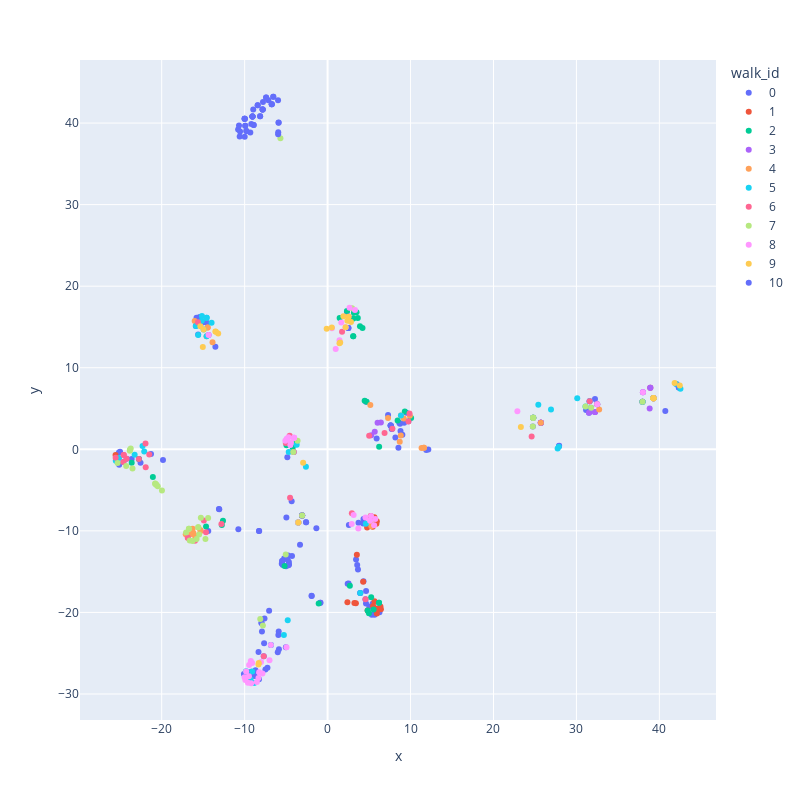

Notebook code for this chart:
### Code cell
import plotly.express as px

fig = px.scatter(df, x='x', y='y', color='walk_id', hover_data=['best_topic_id'], width=800, height=800)
fig.show()

### Figure 1 — Plotly figure (JSON) as saved in the notebook; plotly's stock layout.template omitted (floating-point values rounded to 4 significant figures; data arrays with more than 128 entries replaced by an {"elided": "..."} marker saying what was removed)
{"data": [{"customdata": {"elided": "133x1 int values"}, "hovertemplate": "walk_id=0<br>x=%{x}<br>y=%{y}<br>best_topic_id=%{customdata[0]}<extra></extra>", "legendgroup": "0", "marker": {"color": "#636efa", "symbol": "circle"}, "mode": "markers", "name": "0", "orientation": "v", "showlegend": true, "x": {"elided": "133 float values"}, "xaxis": "x", "y": {"elided": "133 float values"}, "yaxis": "y", "type": "scatter"}, {"customdata": [[11], [11], [11], [4], [4], [11], [7], [4], [11], [11], [11], [4], [4], [4], [4], [4], [7], [7], [4], [4], [0], [4]], "hovertemplate": "walk_id=1<br>x=%{x}<br>y=%{y}<br>best_topic_id=%{customdata[0]}<extra></extra>", "legendgroup": "1", "marker": {"color": "#EF553B", "symbol": "circle"}, "mode": "markers", "name": "1", "orientation": "v", "showlegend": true, "x": [5.935, 5.437, 3.528, 3.412, 3.232, 5.884, 25.71, 4.824, 4.768, 5.638, 5.203, 5.483, 4.288, 6.427, 6.372, 5.942, 38.91, 37.97, 5.855, 5.657, -25.56, 2.39], "xaxis": "x", "y": [-8.809, -9.482, -12.92, -18.87, -18.83, -9.115, 3.266, -19.77, -9.577, -8.332, -8.166, -19.23, -16.25, -19.6, -19.26, -20.14, 7.546, 5.822, -19.51, -18.63, -0.6896, -18.74], "yaxis": "y", "type": "scatter"}, {"customdata": [[5], [0], [10], [2], [5], [5], [1], [5], [4], [5], [8], [10], [5], [4], [4], [1], [5], [8], [1], [4], [5], [5], [5], [0], [8], [7], [5], [5], [0], [7], [7], [3], [4], [10], [5], [10], [4], [4]], "hovertemplate": "walk_id=2<br>x=%{x}<br>y=%{y}<br>best_topic_id=%{customdata[0]}<extra></extra>", "legendgroup": "2", "marker": {"color": "#00cc96", "symbol": "circle"}, "mode": "markers", "name": "2", "orientation": "v", "showlegend": true, "x": [4.21, -21.07, 10.07, -1.073, 1.454, 4.706, -3.789, 3.079, 5.55, 3.642, -14.65, 6.215, 3.904, 6.199, 6.199, -4.95, 3.079, -12.75, -4.205, 2.686, 3.092, 4.469, 2.337, -23.62, -12.61, 24.79, 3.169, 3.484, -22.75, 37.97, 24.79, -5.186, 5.253, 8.443, 3.092, 9.312, 4.986, 4.824], "xaxis": "x", "y": [14.87, -3.383, 3.852, -18.9, 16.11, 5.826, 0.8116, 16.02, -19.63, 16.09, -9.465, 0.2986, 15.08, -18.81, -18.81, 0.4846, 16.02, -9.296, 0.2331, -16.74, 13.85, 5.952, 16.97, -1.645, -8.776, 3.876, 16.74, 16.81, -1.181, 5.822, 3.876, -14.31, -18.15, 3.524, 13.85, 4.622, -20.09, -19.77], "yaxis": "y", "type": "scatter"}, {"customdata": [[7], [7], [7], [7], [7], [7], [7], [7], [7], [7], [7], [7], [7], [7], [7], [7], [7], [7], [7], [7], [7], [7], [7], [10], [10], [10], [10], [7], [7], [7], [7], [7], [7], [7], [7]], "hovertemplate": "walk_id=3<br>x=%{x}<br>y=%{y}<br>best_topic_id=%{customdata[0]}<extra></extra>", "legendgroup": "3", "marker": {"color": "#ab63fa", "symbol": "circle"}, "mode": "markers", "name": "3", "orientation": "v", "showlegend": true, "x": [25.71, 32.24, 37.97, 39.29, 39.29, 38.02, 24.79, 39.29, 25.71, 39.29, 24.79, 25.71, 38.83, 31.52, 39.29, 32.24, 39.29, 39.29, 39.29, 32.24, 25.71, 39.29, 25.71, 6.424, 6.026, 5.262, 5.686, 24.79, 31.59, 32.51, 31.59, 38.02, 38.91, 38.91, 39.29], "xaxis": "x", "y": [3.266, 4.563, 5.822, 6.245, 6.245, 6.989, 3.876, 6.245, 3.266, 6.245, 3.876, 3.266, 4.994, 4.478, 6.245, 4.563, 6.245, 6.245, 6.245, 4.563, 3.266, 6.245, 3.266, 3.279, 3.264, 1.708, 2.162, 3.876, 5.882, 5.517, 5.882, 6.989, 7.546, 7.546, 6.245], "yaxis": "y", "type": "scatter"}, {"customdata": [[7], [10], [8], [8], [7], [8], [8], [8], [0], [8], [8], [9], [9], [9], [9], [10], [10], [10], [11], [9], [10], [11], [10], [10], [10], [10], [7], [10]], "hovertemplate": "walk_id=4<br>x=%{x}<br>y=%{y}<br>best_topic_id=%{customdata[0]}<extra></extra>", "legendgroup": "4", "marker": {"color": "#FFA15A", "symbol": "circle"}, "mode": "markers", "name": "4", "orientation": "v", "showlegend": true, "x": [32.74, 5.155, -16.18, -16.27, 39.29, -16.39, -17.1, -15.98, -3.531, -15.35, -15.29, -13.87, -14.59, -14.46, -14.46, 8.844, 9.187, 8.699, 5.163, -16.02, 7.29, 5.277, 8.823, 11.33, 11.62, 11.62, 25.71, 9.917], "xaxis": "x", "y": [4.879, 5.419, -10.27, -9.729, 6.245, -10.38, -10.43, -10.62, -8.974, -9.901, -10.03, 13.14, 13.85, 14.93, 14.93, 4.142, 3.785, 0.9407, -8.829, 15.73, 3.833, -9.42, 1.683, 0.1709, 0.2044, 0.2044, 3.266, 4.1], "yaxis": "y", "type": "scatter"}, {"customdata": [[7], [7], [7], [7], [11], [2], [7], [9], [9], [9], [9], [2], [9], [9], [9], [2], [7], [7], [7], [7], [7], [9], [0], [7], [1], [4], [11], [0], [0], [0], [2], [2], [9], [2], [1], [0], [2], [10], [0], [7], [0]], "hovertemplate": "walk_id=5<br>x=%{x}<br>y=%{y}<br>best_topic_id=%{customdata[0]}<extra></extra>", "legendgroup": "5", "marker": {"color": "#19d3f3", "symbol": "circle"}, "mode": "markers", "name": "5", "orientation": "v", "showlegend": true, "x": [41.98, 32.51, 37.97, 24.79, 4.613, -5.267, 27.73, -15.88, -14.58, -15.15, -15.16, -9.086, -15.6, -14.58, -14.95, -6.833, 25.41, 26.94, 42.54, 27.88, 30.1, -14.58, -3.531, 31.59, -3.727, 3.937, -2.611, -22.31, -25.14, -23.26, -9.295, -9.829, -13.99, -8.848, -4.686, -3.068, -4.807, 8.844, -22.11, 31.09, -25.54], "xaxis": "x", "y": [8.036, 5.517, 5.822, 3.876, -9.117, -22.77, 0.1042, 15.13, 16.12, 16.34, 15.76, -27.25, 14.03, 16.12, 14.68, -24.0, 5.472, 4.876, 7.437, 0.3221, 6.246, 13.86, -8.974, 5.882, 0.5456, -17.62, -2.131, 0.3897, -1.053, -0.6816, -28.18, -27.2, 15.52, -28.66, -0.336, -8.129, -20.97, 4.142, -0.2774, 5.259, -1.389], "yaxis": "y", "type": "scatter"}, {"customdata": [[7], [7], [0], [0], [0], [7], [11], [8], [8], [1], [10], [0], [8], [2], [8], [5], [4], [5], [7], [8], [8], [10], [10], [0], [0], [0], [1], [9], [0], [0], [0], [10], [10], [1]], "hovertemplate": "walk_id=6<br>x=%{x}<br>y=%{y}<br>best_topic_id=%{customdata[0]}<extra></extra>", "legendgroup": "6", "marker": {"color": "#FF6692", "symbol": "circle"}, "mode": "markers", "name": "6", "orientation": "v", "showlegend": true, "x": [32.51, 31.59, -24.62, -24.58, -21.95, 24.6, 2.927, -16.85, -16.85, -5.039, 5.013, -21.93, -14.66, -7.694, -12.8, 2.528, 4.568, 1.743, -4.522, -14.91, -15.98, 9.746, 9.879, -25.55, -3.068, -24.23, -4.083, -15.63, -22.75, -21.5, -24.58, 6.87, 7.809, -4.573], "xaxis": "x", "y": [5.517, 5.882, -1.567, -0.6982, 0.7093, 1.568, -7.836, -10.85, -10.85, 0.7761, 1.666, -2.202, -10.17, -25.38, -9.153, 16.26, -18.39, 14.41, -5.939, -8.744, -11.21, 3.419, 4.392, -1.031, -8.129, -1.154, -0.327, 15.58, -1.18, -0.6441, -0.698, 1.999, 2.51, 1.667], "yaxis": "y", "type": "scatter"}, {"customdata": [[5], [8], [0], [0], [0], [8], [8], [0], [7], [0], [0], [7], [8], [2], [8], [7], [8], [8], [7], [8], [8], [7], [7], [8], [0], [0], [0], [0], [0], [0], [6], [0], [8], [7], [7], [8], [1], [8], [8], [7], [1], [7], [7], [3], [7]], "hovertemplate": "walk_id=7<br>x=%{x}<br>y=%{y}<br>best_topic_id=%{customdata[0]}<extra></extra>", "legendgroup": "7", "marker": {"color": "#B6E880", "symbol": "circle"}, "mode": "markers", "name": "7", "orientation": "v", "showlegend": true, "x": [2.955, -15.28, -3.068, -3.531, -20.78, -15.59, -17.07, -24.28, 24.79, -20.65, -20.65, 24.74, -15.49, -7.801, -19.97, 31.77, -16.72, -14.4, 37.97, -15.59, -16.62, 31.09, 39.29, -16.28, -23.73, -23.84, -23.84, -23.52, -20.47, -25.32, -5.687, -20.79, -8.119, 39.29, 39.29, -14.73, -4.131, -15.79, -16.72, 39.29, -3.617, 24.79, 24.79, -5.048, 24.79], "xaxis": "x", "y": [17.31, -8.399, -8.129, -8.974, -4.208, -9.545, -10.2, -2.044, 3.876, -4.343, -4.343, 2.799, -10.46, -21.59, -5.054, 5.103, -9.735, -8.416, 5.822, -9.545, -11.17, 5.259, 6.245, -11.25, 0.1064, -0.1802, -0.05578, -2.355, -4.517, -1.694, 38.15, -4.215, -20.81, 6.245, 6.245, -11.0, -0.3406, -11.0, -9.735, 6.245, 1.048, 3.876, 3.876, -12.89, 3.876], "yaxis": "y", "type": "scatter"}, {"customdata": [[1], [11], [11], [11], [11], [1], [1], [11], [11], [1], [1], [1], [1], [11], [2], [2], [2], [11], [2], [2], [2], [5], [7], [5], [5], [2], [5], [2], [0], [2], [1], [2], [7], [2], [2], [2], [2], [2], [2], [2], [2], [5], [9], [5], [5]], "hovertemplate": "walk_id=8<br>x=%{x}<br>y=%{y}<br>best_topic_id=%{customdata[0]}<extra></extra>", "legendgroup": "8", "marker": {"color": "#FF97FF", "symbol": "circle"}, "mode": "markers", "name": "8", "orientation": "v", "showlegend": true, "x": [-4.492, 5.746, 5.123, 5.233, 3.705, -4.043, -4.727, 4.567, 5.608, -4.043, -4.932, -4.043, -5.092, 2.907, -9.605, -9.214, -9.915, 3.143, -9.46, -10.01, -4.955, 2.172, 32.51, 2.645, 1.653, -8.027, 1.437, 0.9783, -3.531, -9.091, -4.419, -8.253, 38.02, -9.82, -8.335, -8.529, -9.482, -7.856, -9.255, -7.004, -6.832, 22.88, -14.35, 0.5192, 3.302], "xaxis": "x", "y": [0.5321, -8.544, -8.772, -8.163, -9.72, 1.409, 1.474, -8.372, -9.312, 1.409, 1.282, 1.409, 1.041, -9.153, -28.62, -28.68, -28.29, -8.049, -26.44, -27.96, -24.26, 14.96, 5.517, 17.36, 15.55, -26.09, 13.36, 12.3, -8.974, -26.2, 0.8456, -27.32, 6.989, -27.23, -28.05, -28.54, -27.81, -27.49, -25.97, -25.86, -23.99, 4.664, 14.0, 14.84, 17.09], "yaxis": "y", "type": "scatter"}, {"customdata": [[7], [5], [5], [5], [5], [7], [5], [2], [5], [2], [5], [7], [0], [7], [9], [1], [5], [5], [9], [9], [9], [9], [9], [7], [7]], "hovertemplate": "walk_id=9<br>x=%{x}<br>y=%{y}<br>best_topic_id=%{customdata[0]}<extra></extra>", "legendgroup": "9", "marker": {"color": "#FECB52", "symbol": "circle"}, "mode": "markers", "name": "9", "orientation": "v", "showlegend": true, "x": [41.84, 2.822, 2.172, -0.1102, 1.903, 39.29, 1.521, -8.298, 1.436, -8.327, 2.527, 39.29, -3.531, 39.29, -13.53, -2.949, 2.388, 0.5086, -15.34, -14.95, -13.46, -15.05, -13.19, 23.3, 42.46], "xaxis": "x", "y": [8.138, 15.61, 14.96, 14.78, 16.31, 6.245, 13.09, -26.21, 13.01, -26.39, 16.26, 6.245, -8.974, 6.245, 14.43, -1.656, 15.77, 14.95, 15.1, 14.68, 14.4, 12.53, 14.21, 2.721, 7.822], "yaxis": "y", "type": "scatter"}, {"customdata": [[6], [6], [6], [6], [6], [6], [6], [6], [6], [6], [6], [6], [6], [6], [6], [6], [6], [6], [6], [6], [6], [6], [6], [6], [6], [6], [6], [6], [6], [6], [6], [6], [6], [6], [6], [6], [6], [6], [6], [6], [6], [6], [6], [6], [6]], "hovertemplate": "walk_id=10<br>x=%{x}<br>y=%{y}<br>best_topic_id=%{customdata[0]}<extra></extra>", "legendgroup": "10", "marker": {"color": "#636efa", "symbol": "circle"}, "mode": "markers", "name": "10", "orientation": "v", "showlegend": true, "x": [-8.91, -10.55, -7.829, -9.924, -8.428, -5.905, -5.961, -6.733, -9.316, -9.055, -10.6, -7.41, -7.79, -6.546, -8.428, -7.139, -7.41, -9.055, -6.733, -9.993, -9.924, -7.829, -6.546, -7.829, -9.055, -6.733, -9.995, -9.055, -8.133, -9.79, -9.055, -5.974, -9.995, -9.79, -8.964, -9.995, -7.829, -5.95, -10.79, -8.133, -5.91, -9.995, -8.91, -10.68, -9.196], "xaxis": "x", "y": [39.76, 38.97, 41.66, 39.67, 42.17, 40.06, 38.62, 42.3, 38.85, 40.8, 38.36, 43.14, 42.59, 43.23, 42.17, 42.8, 43.14, 40.8, 42.3, 38.31, 39.67, 41.66, 43.23, 41.66, 40.8, 42.3, 40.52, 40.8, 40.84, 39.01, 40.8, 42.79, 40.52, 39.01, 41.66, 40.52, 41.66, 38.88, 39.2, 40.84, 40.02, 40.52, 39.76, 39.7, 39.88], "yaxis": "y", "type": "scatter"}], "layout": {"xaxis": {"anchor": "y", "domain": [0.0, 1.0], "title": {"text": "x"}}, "yaxis": {"anchor": "x", "domain": [0.0, 1.0], "title": {"text": "y"}}, "legend": {"title": {"text": "walk_id"}, "tracegroupgap": 0}, "margin": {"t": 60}, "height": 800, "width": 800}}
